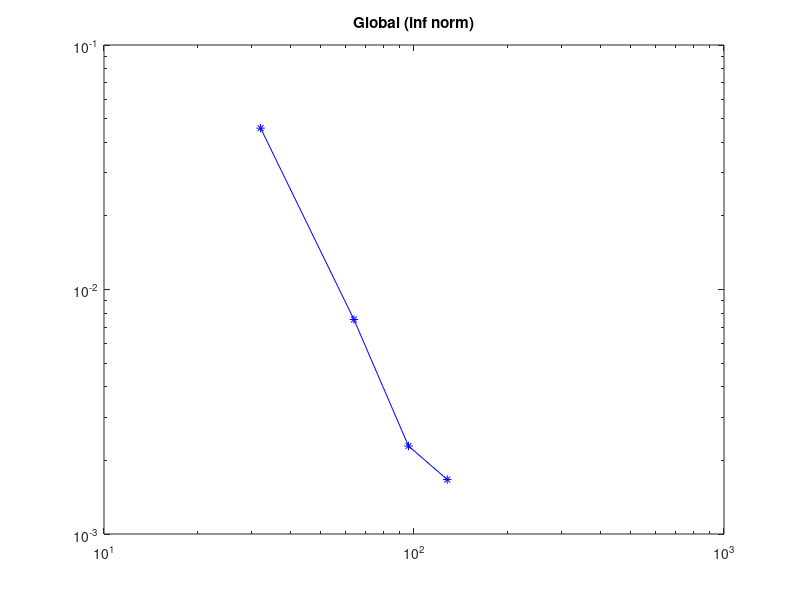
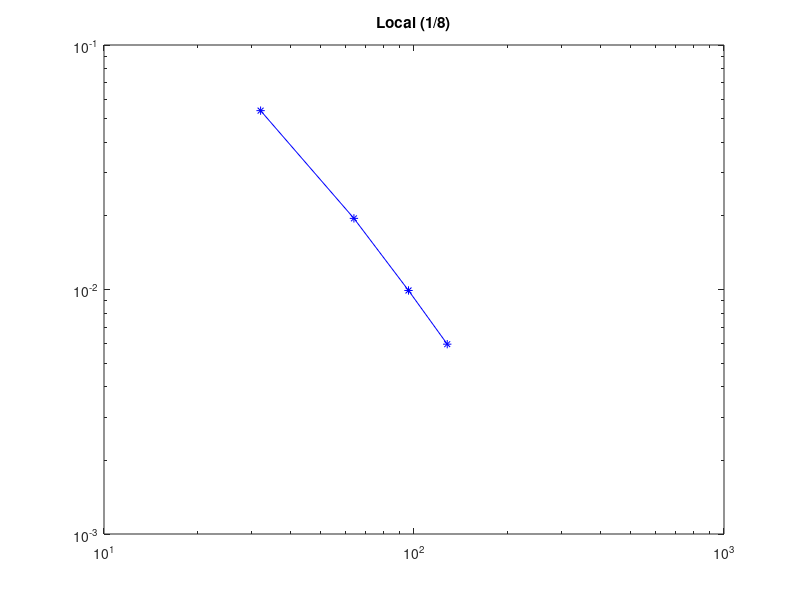
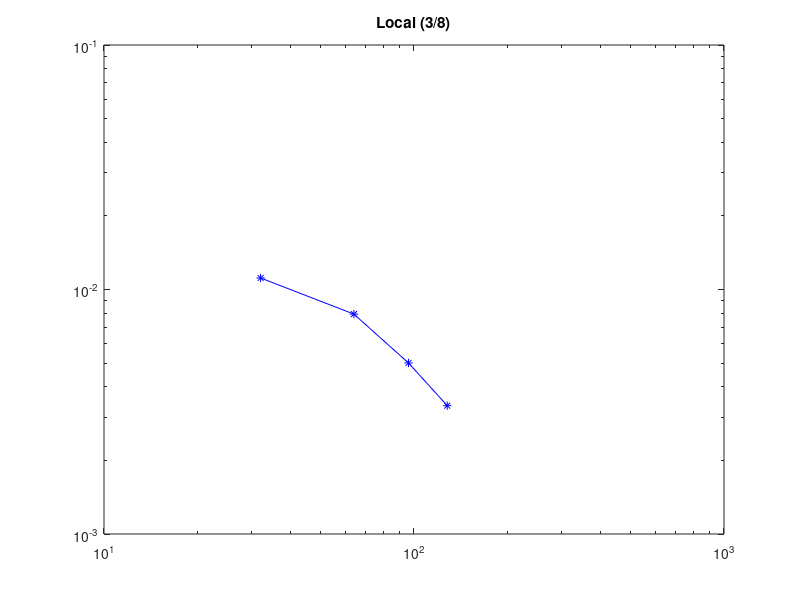

Source code (MATLAB) for these figures, in order:
function convergence_results
  % Global
  x = [32.0, 64.0, 96.0, 128.0, 160.0];
  inf_norm = [1.02851, 1.07422, 1.08176, 1.08405, 1.08572];

  % Local
  een_achtste = [0.327567, 0.381462, 0.401002, 0.410911, 0.416887];
  drie_achtste = [0.500404, 0.489258, 0.481327, 0.476320, 0.472971];

  figure;
  diff1 = difference1(inf_norm);
  loglog(x(1 : end - 1), diff1, 'b-*')
  order_inf_norm = the_order(x, diff1)
  title('Global (inf norm)')

  figure;
  diff2 = difference1(een_achtste);
  loglog(x(1 : end - 1), diff2, 'b-*')
  order_een_achtste = the_order(x, diff2)
  title('Local (1/8)')

  figure;
  diff3 = difference1(drie_achtste);
  loglog(x(1 : end - 1), diff3, 'b-*')
  order_drie_achtste = the_order(x, diff3)
  title('Local (3/8)')

end

function d = difference1(vec)
  d = abs(vec(2 : end) - vec(1 : end - 1));
end

function d = difference2(vec)
  d = abs(vec(1 : end - 1) - vec(end));
end

function r = the_order(xs, ys)
   r = abs((log(ys(2 : end)) - log(ys(1 : end - 1))) ./ (log(xs(2 : end - 1)) - log(xs(1 : end - 2))));
end
